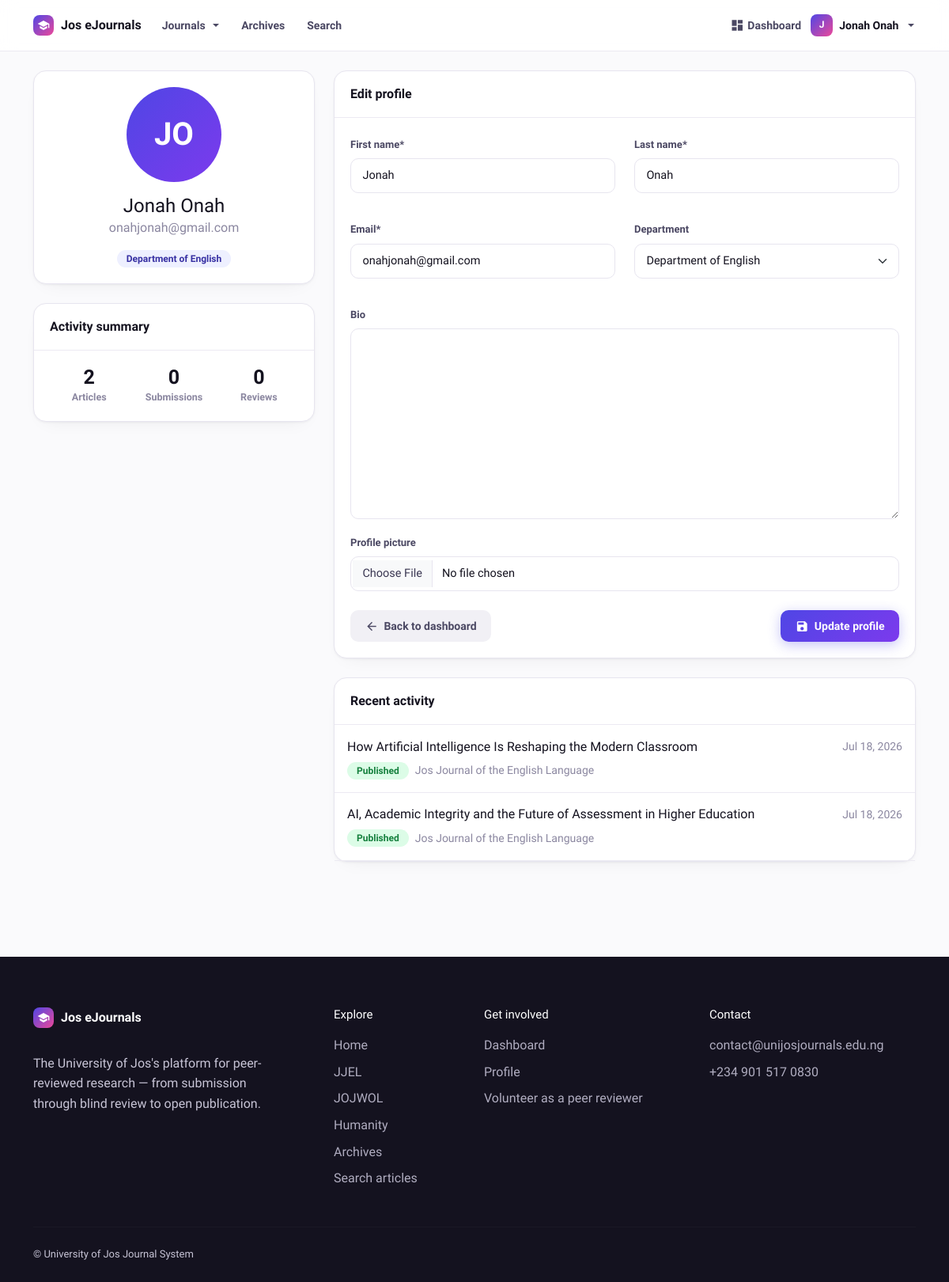
Before: /profile/ (signed in) with the older database file.
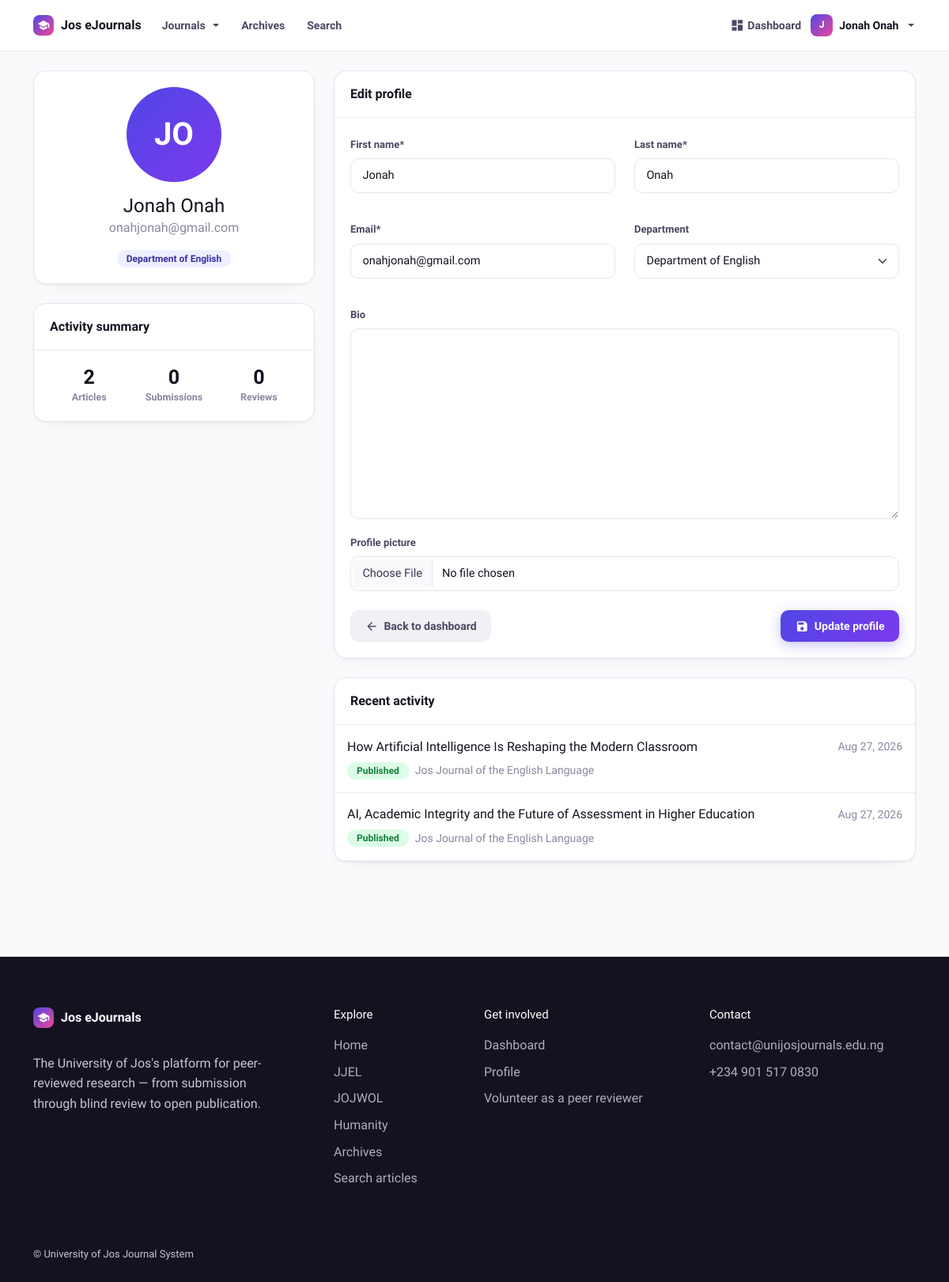
After: the same page with the newer database file.
### journalapp/models.py (models this page shows, shortened)
class Article(models.Model):
    STATUS_CHOICES = (
        ('draft', 'Draft'),
        ('submitted', 'Submitted'),
        ('under_review', 'Under Review'),
        ('revision_required', 'Revision Required'),
        ('accepted', 'Accepted'),
        ('rejected', 'Rejected'),
        ('published', 'Published'),
    )
    title = models.CharField(max_length=200)
    abstract = RichTextField()
    author = models.ForeignKey(settings.AUTH_USER_MODEL, on_delete=models.CASCADE, related_name='articles')
    journal = models.ForeignKey(Journal, on_delete=models.CASCADE, related_name='articles', default=None, null=True)
    category = models.ForeignKey(ArticleCategory, on_delete=models.SET_NULL, null=True, blank=True)
    content = RichTextField()
    keywords = models.CharField(max_length=255, blank=True, help_text="Enter keywords separated by commas")
    file = models.FileField(upload_to='journal_files', blank=True, null=True)
    status = models.CharField(max_length=20, choices=STATUS_CHOICES, default='draft')
    revised_document = models.FileField(upload_to='revised_documents/', null=True, blank=True)
    revision_notes = models.TextField(blank=True, null=True)
    created_at = models.DateTimeField(auto_now_add=True)
    updated_at = models.DateTimeField(auto_now=True)
    published_at = models.DateTimeField(null=True, blank=True)
    final_document = models.FileField(
        upload_to='final_documents/',
        blank=True,
        null=True,
        help_text="The final approved Word document"
    )
    extracted_citations = models.TextField(
        blank=True,
        help_text="References/citations extracted from the document"
    )
    extracted_sections = models.JSONField(
        default=list,
        blank=True,
        help_text="Structured sections extracted from the document"
    )
    issue = models.ForeignKey(
        Issue, on_delete=models.SET_NULL, null=True, blank=True, related_name='articles'
    )
    page_start = models.CharField(max_length=20, blank=True)
    page_end = models.CharField(max_length=20, blank=True)
    doi = models.CharField(max_length=100, blank=True, help_text="Digital Object Identifier")

class Journal(models.Model):
    name = models.CharField(max_length=200)
    slug = models.SlugField(
        max_length=80, unique=True,
        help_text="Used in the journal's web address, e.g. 'jjel'."
    )
    abbreviation = models.CharField(
        max_length=20, blank=True,
        help_text="Short form, e.g. 'JJEL'. Shown on the journal card when no logo is set."
    )
    tagline = models.CharField(
        max_length=255, blank=True,
        help_text="One line shown under the journal name."
    )
    description = RichTextField(blank=True)
    about = RichTextField(
        blank=True,
        help_text="Aims and scope — the main text on the journal's home page."
    )
    logo = models.ImageField(
        upload_to='journal_logos', blank=True, null=True,
        help_text="Square-ish logo used on the journal cards."
    )
    cover_image = models.ImageField(upload_to='journal_covers', blank=True, null=True)
    issn_print = models.CharField(max_length=20, blank=True, verbose_name="ISSN (Print)")
    issn_online = models.CharField(max_length=20, blank=True, verbose_name="ISSN (Online)")
    published_by = models.CharField(
        max_length=255, blank=True,
        help_text="e.g. 'Department of English, University of Jos'."
    )
    contact_email = models.EmailField(blank=True)
    department = models.ForeignKey(
        Department, on_delete=models.SET_NULL, null=True, blank=True,
        related_name='journals',
        help_text="Optional internal grouping. Not shown to visitors."
    )
    order = models.PositiveIntegerField(
        default=0, help_text="Controls the order journals appear in on the home page."
    )
    is_active = models.BooleanField(
        default=True, help_text="Untick to hide this journal from the public site."
    )
    class Meta:
        ordering = ['order', 'name']

### journalapp/views.py (the view)
# urls.py: path('profile/', views.profile, name='profile'),
@login_required
def profile(request):
    if request.method == 'POST':
        u_form = UserUpdateForm(request.POST, instance=request.user)
        p_form = ProfileUpdateForm(request.POST, request.FILES, instance=request.user.profile)
        if u_form.is_valid() and p_form.is_valid():
            u_form.save()
            p_form.save()
            messages.success(request, f'Your profile has been updated!')
            return redirect('profile')
    else:
        u_form = UserUpdateForm(instance=request.user)
        p_form = ProfileUpdateForm(instance=request.user.profile)
    context = {
        'u_form': u_form,
        'p_form': p_form
    }
    return render(request, 'journalapp/profile.html', context)

### journalapp/forms.py
class UserUpdateForm(forms.ModelForm):
    email = forms.EmailField()
    first_name = forms.CharField(max_length=30, required=True)
    last_name = forms.CharField(max_length=30, required=True)
    class Meta:
        model = User
        fields = ['email', 'first_name', 'last_name']

class ProfileUpdateForm(forms.ModelForm):
    class Meta:
        model = Profile
        fields = ['department', 'bio', 'profile_picture']

### journalapp/context_processors.py (called while the page is built)
def site_settings(request):
    try:
        settings = SiteSettings.objects.first()
        if not settings:
            settings = SiteSettings.objects.create()
    except:
        settings = None
    return {'site_settings': settings}

def journal_roles(request):
    user = getattr(request, 'user', None)
    if not (user and user.is_authenticated):
        return {'can_manage_journals': False, 'can_manage_journal_content': False}
    return {
        'can_manage_journals': can_manage_any_journal(user, roles=WORKFLOW_ROLES),
        'can_manage_journal_content': can_manage_any_journal(user, roles=CONTENT_ROLES),
    }

### journalapp/models.py (called while the page is built)
    def get_full_name(self):
        return f"{self.first_name} {self.last_name}".strip()

    def __str__(self):
        return self.name

### journalapp/templates/journalapp/profile.html (shortened to what the changed rows need)
{% extends 'journalapp/base.html' %}
{% load crispy_forms_tags %}
{% block content %}
<div class="container py-4">
    <div class="row g-4">
        <div class="col-lg-8">
            <div class="card mt-4">
                <div class="card-body p-0">
                    <div class="d-grid">
                        {% for article in user.articles.all|slice:":5" %}
                        <div class="p-3" style="border-bottom:1px solid var(--uj-border-2);">
                            <div class="d-flex w-100 justify-content-between align-items-center">
                                <h6 class="mb-0">{{ article.title }}</h6>
                                <small class="text-muted">{{ article.updated_at|date:"M d, Y" }}</small>
                            </div>
                            <div class="mt-2 d-flex align-items-center gap-2">
                                <span class="uj-pill {% if article.status == 'published' %}uj-pill--success{% elif article.status == 'under_review' %}uj-pill--info{% elif article.status == 'revision_required' %}uj-pill--warn{% elif article.status == 'rejected' %}uj-pill--danger{% endif %}">{{ article.get_status_display }}</span>
                                {% if article.journal %}<small class="text-muted">{{ article.journal.name }}</small>{% endif %}
                            </div>
                        </div>
                        {% empty %}
                        <div class="text-center py-4"><p class="text-muted mb-2">No recent activity</p><a href="{% url 'submission_create' %}" class="btn btn-primary btn-sm"><i class="material-icons" style="font-size:15px;">add</i> New submission</a></div>
                        {% endfor %}
                    </div>
                </div>
            </div>
        </div>
    </div>
</div>
{% endblock %}

Changed rows visible on the page:
changed Article "How Artificial Intelligence Is Reshaping the Modern Classroom": updated_at "Jul 18, 2026" → "Aug 27, 2026"
changed Article "AI, Academic Integrity and the Future of Assessment in Higher Education": updated_at "Jul 18, 2026" → "Aug 27, 2026"
